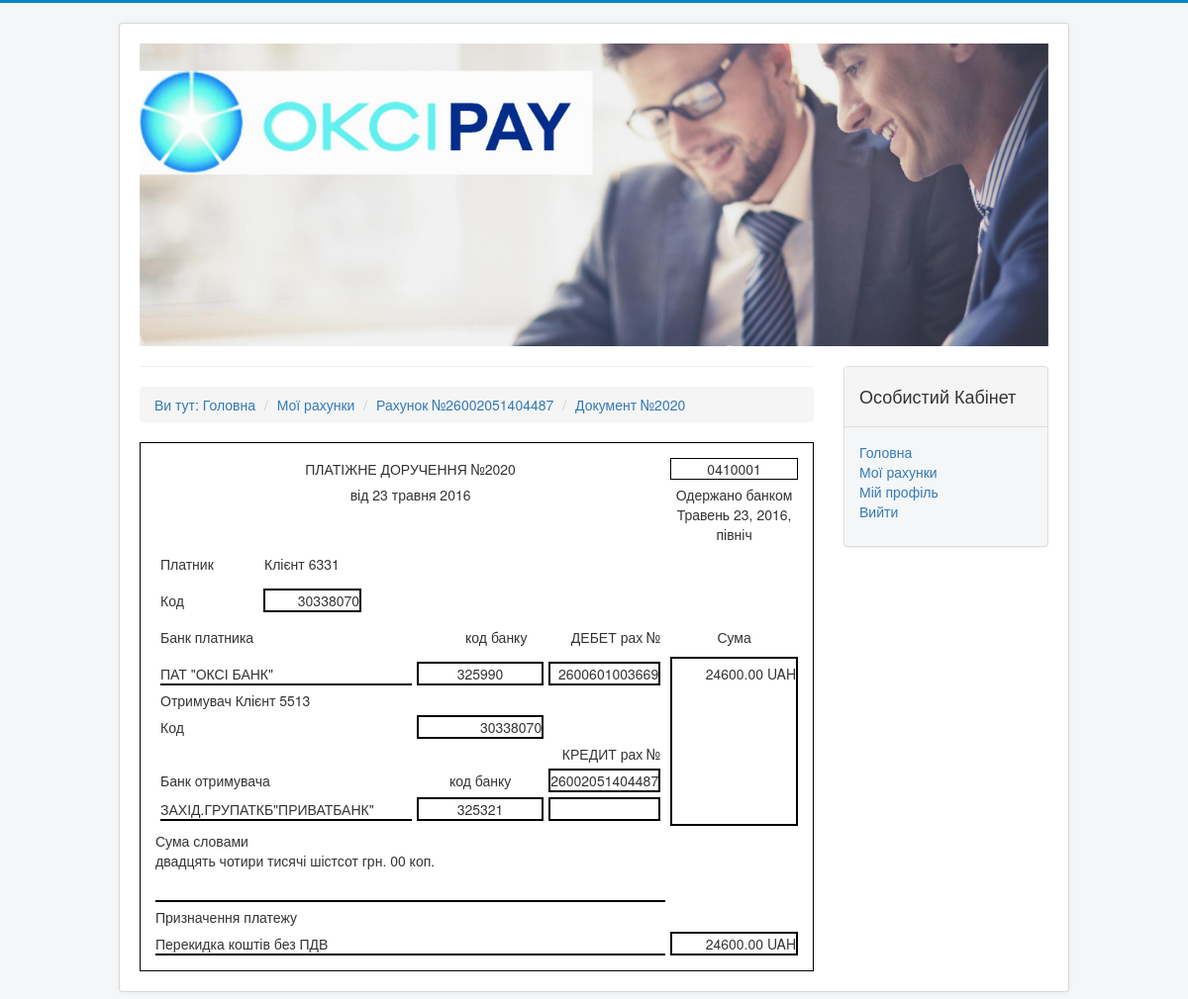
/account/docs/252/ (signed in), run on the app's committed database.
### mainapp/models.py (models this page shows)
class Documents(models.Model):
    class Meta():
        db_table = 'documents'
    id_account = models.ForeignKey(Accounts)
    dt = models.TextField()
    dt_bank = models.TextField()
    docnum = models.CharField(max_length=10)
    code_bank_a = models.DecimalField(max_digits=9, decimal_places=0)
    account_a = models.DecimalField(max_digits=14, decimal_places=0)
    client_a = models.CharField(max_length=38)
    ident_a = models.CharField(max_length=10)
    code_bank_b = models.DecimalField(max_digits=9, decimal_places=0)
    account_b = models.DecimalField(max_digits=14, decimal_places=0)
    client_b = models.CharField(max_length=38)
    ident_b = models.CharField(max_length=10)
    debit_credit = models.BooleanField()
    kind = models.DecimalField(max_digits=2, decimal_places=0, null=True)
    amount = models.DecimalField(max_digits=16, decimal_places=0, null=True)
    purpose = models.TextField()
    amount_nv = models.DecimalField(max_digits=16, decimal_places=0, null=True)

class Banks(models.Model):
    class Meta():
        db_table = 'banks'
    code_bank = models.DecimalField(max_digits=6, decimal_places=0)
    bank_name = models.TextField()

### mainapp/views.py (the view)
# urls.py: url(r'^account/docs/(\d+)/$', views.doc),
def doc(request, id):
    args = {}
    args.update(csrf(request))
    document = Documents.objects.get(id=id)
    document.words_amount = convert_num2text(document.amount)
    document.amount = '{:.2f}'.format(float(document.amount) / 100.00)
    document.dt = datetime.strptime(document.dt, '%Y-%m-%d')
    document.dt_bank = datetime.strptime(document.dt_bank, '%Y/%m/%d %H:%M:%S')
    document.bank_name_a = Banks.objects.get(code_bank=document.code_bank_a).bank_name
    document.bank_name_b = Banks.objects.get(code_bank=document.code_bank_b).bank_name
    args['document'] = document
    args['username'] = auth.get_user(request).username
    return render_to_response('doc.html', args)

### mainapp/templates/doc.html
{% extends 'main.html' %}
{% block main_content %}
<hr />
<ol class="breadcrumb">
    <li><a href="/">Ви тут: Головна</a></li>
    <li><a href="/accounts/">Мої рахунки</a></li>
    <li><a href="/account/{{document.id_account.id}}">Рахунок №{{ document.account_b }}</a></li>
    <li><a href="/account/docs/{{document.id}}">Документ №{{ document.docnum }}</a></li>
</ol>
<div class="">
    <div style="width: 100%;  border: 1px solid black; padding: 10px; display: table; border-spacing: 5px;">
        <div style="display: table-row">
                <div style="width: 80%; display: table-cell; text-align: center; margin-bottom: 0;">ПЛАТІЖНЕ ДОРУЧЕННЯ №{{document.docnum}}</div>
                <div style="width: 20%; display: table-cell; text-align: center; border: 1px solid black; margin-bottom: 0; ">0410001</div>
        </div>
        <div style="display: table-row">
                <div style="width: 80%; display: table-cell; text-align: center; margin-bottom: 0;">від {{document.dt| date}}</div>
                <div style="width: 20%; display: table-cell; text-align: center; margin-bottom: 0; ">Одержано банком<br / >{{document.dt_bank}}</div>
        </div>
        <div style="display: table-row">
                <div style="display: table; width: 100%">
                    <div style="display: table-cell; width: 20%; text-align: left;" >Платник</div>
                    <div style="display: table-cell; width: 80%; text-align: left;">{{document.client_a}}</div>
                </div>
                <div style="width: 20%; display: table-cell; text-align: center; margin-bottom: 0; "></div>
        </div>
        <div style="display: table-row">
                <div style="display: table; width: 100%">
                    <div style="display: table-row">
                        <div style="display: table-cell; width: 20%; text-align: left;">Код</div>
                        <div style="display: table-cell; width: 20%; text-align: right; border: 2px solid black;">{{document.ident_a}}</div>
                        <div style="display: table-cell"></div>
                    </div>
                </div>
                <div style="width: 20%; display: table-cell; text-align: center; margin-bottom: 0; "></div>
        </div>
        <div style="display: table-row">
                <div style="display: table; width: 100%">
                    <div style="display: table-row">
                        <div style="display: table-cell; width: 60%; text-align: left;">Банк платника</div>
                        <div style="display: table-cell; width: 15%; text-align: center;">код банку</div>
                        <div style="display: table-cell; width: 25%; text-align: right;">ДЕБЕТ рах №</div>
                    </div>
                </div>
                <div style="width: 20%; display: table-cell; text-align: center; margin-bottom: 0; ">Сума</div>
        </div>
        <div style="display: table-row">
                <div style="display: table; width: 100%">
                    <div style="display: table-row">
                        <div style="display: table-cell; width: 60%; text-align: left;  border-bottom: 2px solid black">{{document.bank_name_a}}</div>
                        <div style="display: table-cell; width: 15%; text-align: center; border: 2px solid black">{{document.code_bank_a}}</div>
                        <div style="display: table-cell; width: 25%; text-align: right; border: 2px solid black">{{document.account_a}}</div>
                    </div>
                    <div style="display: table-row">
                        <div style="display: table-cell; width: 20%; text-align: left; ">Отримувач {{document.client_b}}</div>
                        <div style="display: table-cell; width: 80%; text-align: left;"></div>
                    </div>
                    <div style="display: table-row">
                        <div style="display: table-cell; width: 20%; text-align: left;">Код</div>
                        <div style="display: table-cell; width: 20%; text-align: right; border: 2px solid black;">{{document.ident_b}}</div>
                        <div style="display: table-cell"></div>
                    </div>
                    <div style="display: table-row">
                        <div style="display: table-cell; width: 60%; text-align: left;"></div>
                        <div style="display: table-cell; width: 15%; text-align: center;"></div>
                        <div style="display: table-cell; width: 25%; text-align: right;">КРЕДИТ рах №</div>
                    </div>
                    <div style="display: table-row">
                        <div style="display: table-cell; width: 60%; text-align: left; ">Банк отримувача</div>
                        <div style="display: table-cell; width: 15%; text-align: center;">код банку</div>
                        <div style="display: table-cell; width: 25%; text-align: right; border: 2px solid black">{{document.account_b}}</div>
                    </div>
                    <div style="display: table-row">
                        <div style="display: table-cell; width: 60%; text-align: left;  border-bottom: 2px solid black">{{document.bank_name_b}}</div>
                        <div style="display: table-cell; width: 15%; text-align: center; border: 2px solid black">{{document.code_bank_b}}</div>
                        <div style="display: table-cell; width: 25%; text-align: right; border: 2px solid black">{{document.account_c}}</div>
                    </div>
                </div>
                <div style="width: 20%; display: table-cell; text-align: right; border: 2px solid black; margin-bottom: 0; ">{{document.amount}} UAH </div>
        </div>
        <div style="display: table-row">
                <div style="width: 80%; display: table-cell; text-align: left; margin-bottom: 0;">Сума словами <br />{{document.words_amount}}</div>
                <div style="width: 20%; display: table-cell; text-align: center; margin-bottom: 0;"></div>
        </div>
        <br />
        <div style="display: table-row">
                <div style="width: 80%; display: table-cell; text-align: left; margin-bottom: 0; border-bottom: 2px solid black"> </div>
                <div style="width: 20%; display: table-cell; text-align: center; margin-bottom: 0;"></div>
        </div>
        <div style="display: table-row">
                <div style="width: 80%; display: table-cell; text-align: left; margin-bottom: 0;">Призначення платежу</div>
                <div style="width: 20%; display: table-cell; text-align: center; margin-bottom: 0;"></div>
        </div>
        <div style="display: table-row">
                <div style="width: 80%; display: table-cell; text-align: left; margin-bottom: 0; border-bottom: 2px solid black">{{document.purpose}}</div>
                <div style="width: 20%; display: table-cell; text-align: right; margin-bottom: 0; border: 2px solid black"> {{document.amount}} UAH</div>
        </div>
    </div>
    </div>
{% endblock %}

### static/css/mainstyle.css (style rules this page uses)
body { -webkit-font-smoothing: antialiased; -moz-osx-font-smoothing: grayscale; border-top: 3px solid #0088cc; padding: 20px; background-color: #f4f6f7; }

### data on the page
Documents: account_b "26002051404487", docnum "2020", dt "23 травня 2016", dt_bank "Травень 23, 2016, північ", client_a "Клієнт 6331", ident_a "30338070", bank_name_a "ПАТ \"ОКСІ БАНК\"", code_bank_a "325990", account_a "2600601003669", client_b "Клієнт 5513", ident_b "30338070", bank_name_b "ЗАХІД.ГРУПАТКБ\"ПРИВАТБАНК\"", code_bank_b "325321", amount "24600.00", words_amount "двадцять чотири тисячі шістсот грн. 00 коп.", purpose "Перекидка коштів без ПДВ"
